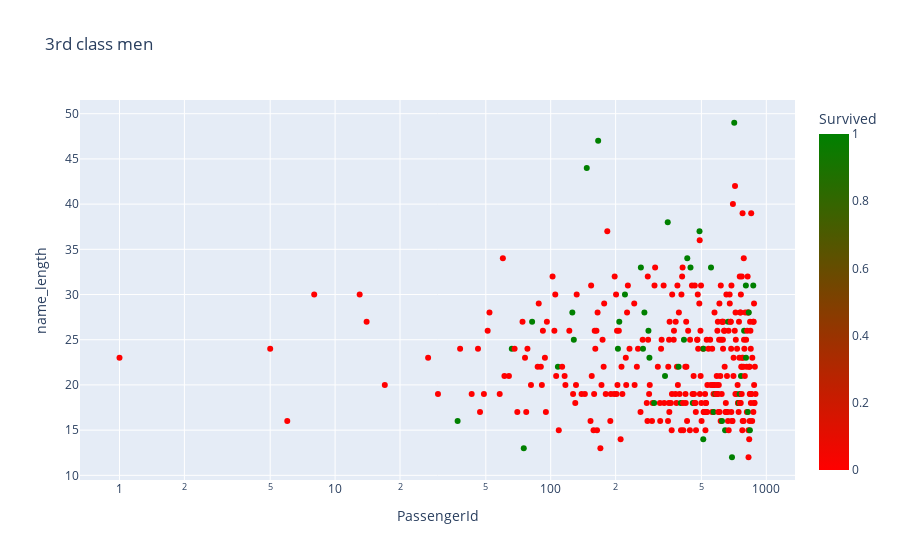

The notebook cell this image was saved under:
### Code cell
name_length = training.Name.apply(lambda x: len(x))
training['name_length'] = name_length
px.scatter(training[training.Sex == 'male'][training.Pclass == 3], 
           x='PassengerId', 
           y='name_length', 
           color='Survived', 
           color_continuous_scale=['red', 'green'],
           log_x=True, 
           title='3rd class men')

### Figure 1 — Plotly figure (JSON) as saved in the notebook; plotly's stock layout.template omitted (floating-point values rounded to 4 significant figures; data arrays with more than 128 entries replaced by an {"elided": "..."} marker saying what was removed)
{"data": [{"hovertemplate": "PassengerId=%{x}<br>name_length=%{y}<br>Survived=%{marker.color}<extra></extra>", "legendgroup": "", "marker": {"color": {"elided": "347 int values"}, "coloraxis": "coloraxis", "symbol": "circle"}, "mode": "markers", "name": "", "orientation": "v", "showlegend": false, "type": "scatter", "x": {"elided": "347 int values"}, "xaxis": "x", "y": {"elided": "347 int values"}, "yaxis": "y"}], "layout": {"coloraxis": {"colorbar": {"title": {"text": "Survived"}}, "colorscale": [[0, "red"], [1, "green"]]}, "legend": {"tracegroupgap": 0}, "title": {"text": "3rd class men"}, "xaxis": {"anchor": "y", "domain": [0, 1], "title": {"text": "PassengerId"}, "type": "log"}, "yaxis": {"anchor": "x", "domain": [0, 1], "title": {"text": "name_length"}}}}
